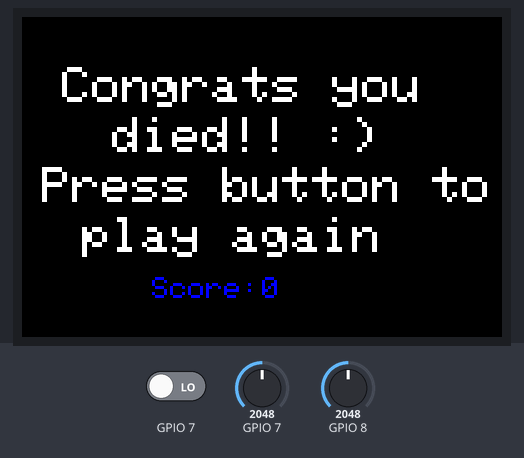
A sketch run on a simulated ESP32-S3. On the bench: 480×320 colour display. The test bench sets the inputs (shaded band); at power-on: GPIO 7 LOW, GPIO 7 = 2048, GPIO 8 = 2048. Random numbers use the default seed unless the sketch sets one.

Above: at 10.4 s.
10.5 s: GPIO 7 driven HIGH
At 10.72 s:
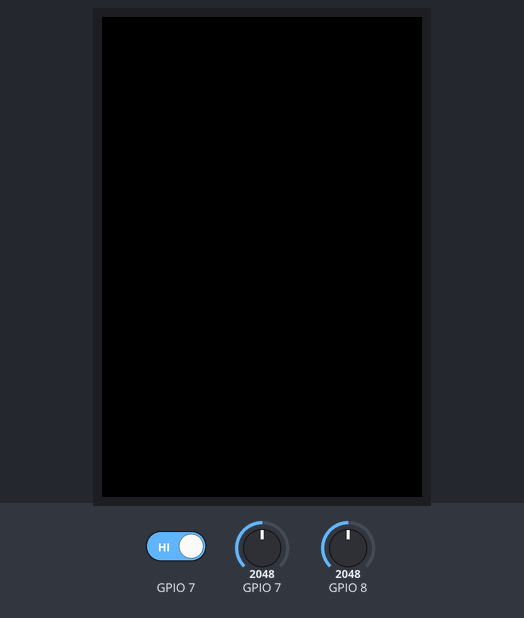
12.0 s: GPIO 7 set to 975
At 13.95 s:
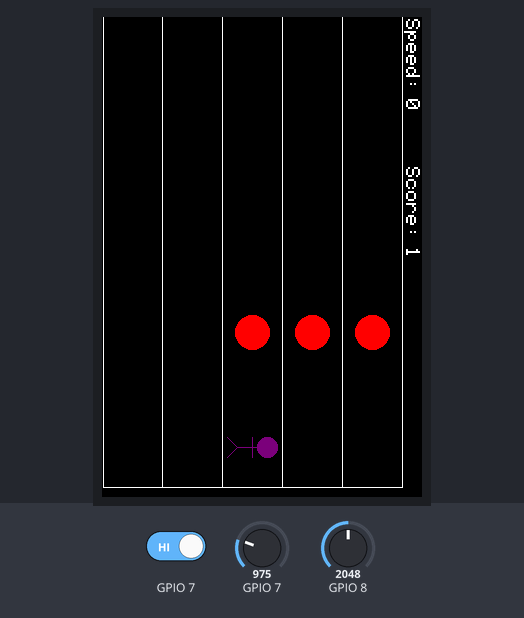
14.3 s: GPIO 7 set to 1055
At 14.74 s:
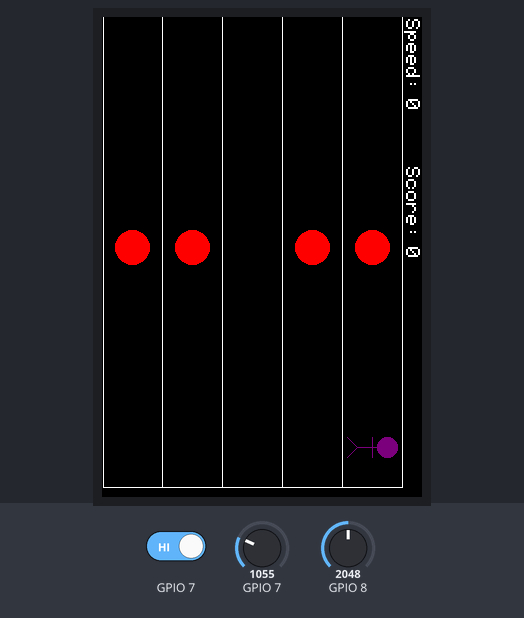
17.3 s: GPIO 7 set to 491
At 19.5 s:
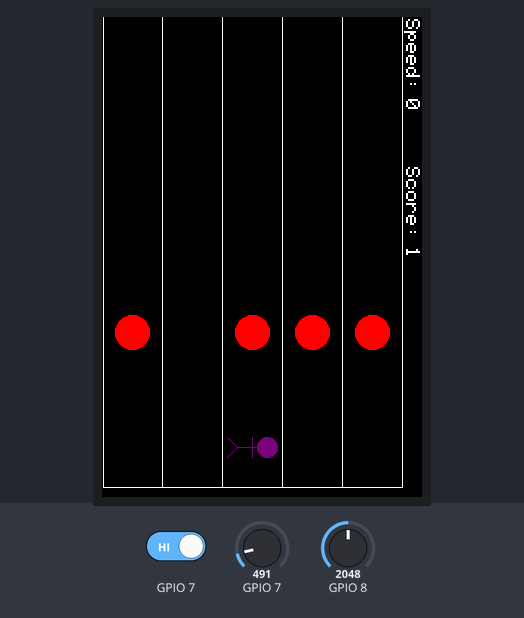
20.3 s: GPIO 7 set to 1228
At 21.48 s:
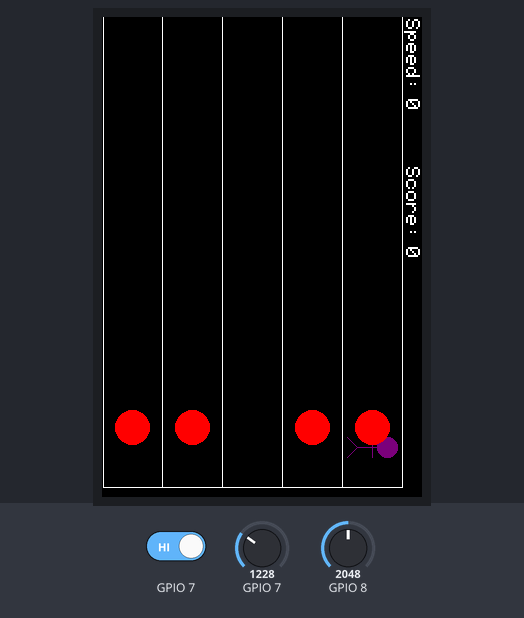
23.3 s: GPIO 7 driven LOW
At 23.9 s:
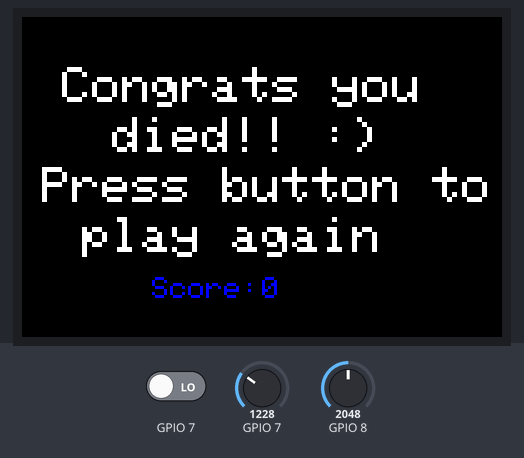
Timing chart, 0 to 25.9 s (numbered marks = the images above; inputs shaded):
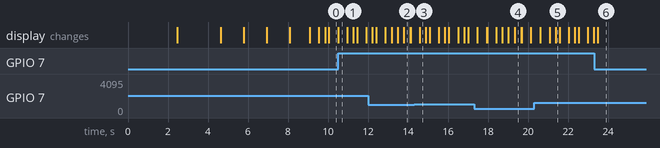

The sketch:

console_code.ino
```cpp
#include <TFT_eSPI.h>
#include <SPI.h>


TFT_eSPI tft = TFT_eSPI();

int playerWidth = 10;

int playerX = 165;
int playerY = 430;
uint16_t playerColor = TFT_PURPLE;

int obstacleWidth = 17;

uint16_t obstacleColor = TFT_RED;

int obstacleX = 30;
int obstacleY = 50;

int obstacle2X = 270;
int obstacle2Y = 50;

int obstacle3X = 90;
int obstacle3Y = 50;

int obstacle4X = 210;
int obstacle4Y = 50;

int button;
int joystickX = 0;
int joystickY = 0;
int game_speed = 0;

int score;
int position = 0;
int move = 15;
bool gameover = false;
#define WHITE 0xFFFF
#define BLACK 0x0000
void setup() {
  tft.begin();

  tft.fillScreen(BLACK);
  beginning_screen();
  tft.fillScreen(BLACK);
  pinMode(7,INPUT);

}

void loop() {
  tft.setRotation(0);

  // Read joystick input
  pinMode(7, INPUT);
  joystickX = analogRead(A6);
  joystickY = analogRead(A7);


  // Move player based on joystick input
  if (!gameover){
    gamescreen();
    if (joystickX < 7) {
      tft.fillCircle(playerX, playerY, playerWidth, TFT_BLACK);
      tft.drawLine(playerX, playerY, (playerX-30), 430, TFT_BLACK);
      tft.drawLine((playerX-30), 430, (playerX - 40), (playerY - 10), TFT_BLACK);
      tft.drawLine((playerX-30), 430, (playerX - 40), (playerY + 10), TFT_BLACK);
      tft.drawLine((playerX-15), (playerY - 10), (playerX - 15), (playerY + 10), TFT_BLACK);
      playerX -= 60;
    }
    else if (joystickX > 1015) {
      tft.fillCircle(playerX, playerY, playerWidth, TFT_BLACK);
      tft.drawLine(playerX, playerY, (playerX-30), 430, TFT_BLACK);
      tft.drawLine((playerX-30), 430, (playerX - 40), (playerY - 10), TFT_BLACK);
      tft.drawLine((playerX-30), 430, (playerX - 40), (playerY + 10), TFT_BLACK);
      tft.drawLine((playerX-15), (playerY - 10), (playerX - 15), (playerY + 10), TFT_BLACK);
      playerX += 60;
    }
    // Make sure player doesn't go off the screen
    if (playerX < 45) {
      playerX = 45;
    }
    if (playerX > 285) {
      playerX = 285;
    }

    drawPlayer();

    tft.fillCircle(obstacleX, obstacleY, obstacleWidth, TFT_BLACK);
    obstacleY += move;
    if (obstacleY > 480) {

    position = random(0,5);
    if (position == 0){
      obstacleX = 30;
    }
    else if (position == 1){
      obstacleX = 90;
    }
    else if (position == 2){
      obstacleX = 150;
    }
    else if (position == 3){
      obstacleX = 210;
    }
    else{
      obstacleX = 270;
    }

    obstacleY = 0;
    score++;
    displayScore();
    displaySpeed();
    tft.setRotation(0);
    }
    if (checkCollision()) {
      gameover = true;
      playagain();
    }

  // Move obstacle and check if it collided with player
    tft.fillCircle(obstacleX, obstacleY, obstacleWidth, obstacleColor);

    tft.fillCircle(obstacle2X, obstacle2Y, obstacleWidth, TFT_BLACK);
    obstacle2Y += move;
    if (obstacle2Y > 480) {

    position = random(5,10);
    if (position == 5){
      obstacle2X = 30;
    }
    else if (position == 6){
      obstacle2X = 90;
    }
    else if (position == 7){
      obstacle2X = 150;
    }
    else if (position == 8){
      obstacle2X = 210;
    }
    else{
      obstacle2X = 270;
    }
    displayScore();

    tft.setRotation(0);
    obstacle2Y = 0;
  }
    if (checkCollision2()) {
      gameover = true;
      playagain(); // Game over
    //while (true); // Wait forever
  }

    tft.fillCircle(obstacle2X, obstacle2Y, obstacleWidth, obstacleColor);

    tft.fillCircle(obstacle3X, obstacle3Y, obstacleWidth, TFT_BLACK);
    obstacle3Y += move;
    if (obstacle3Y > 480) {

    position = random(10,15);
    if (position == 10){
      obstacle3X = 30;
    }
    else if (position == 11){
      obstacle3X = 90;
    }
    else if (position == 12){
      obstacle3X = 150;
    }
    else if (position == 13){
      obstacle3X = 210;
    }
    else{
      obstacle3X = 270;
    }
    displayScore();

    tft.setRotation(0);
    obstacle3Y = 0;
  }
    if (checkCollision3()) {
      gameover = true;
      playagain(); // Game over
    //while (true); // Wait forever
  }

    tft.fillCircle(obstacle3X, obstacle3Y, obstacleWidth, obstacleColor);
    tft.fillCircle(obstacle4X, obstacle4Y, obstacleWidth, TFT_BLACK);
    obstacle4Y += move;
    if (obstacle4Y > 480) {

    position = random(15,20);
    if (position == 15){
      obstacle4X = 30;
    }
    else if (position == 16){
      obstacle4X = 90;
    }
    else if (position == 17){
      obstacle4X = 150;
    }
    else if (position == 18){
      obstacle4X = 210;
    }
    else{
      obstacle4X = 270;
    }
    displayScore();

    tft.setRotation(0);

    obstacle4Y = 0;
  }
    if (checkCollision4()) {
      gameover = true;
      playagain(); // Game over
    //while (true); // Wait forever
  }

    tft.fillCircle(obstacle4X, obstacle4Y, obstacleWidth, obstacleColor);

    speed();


  }
   // Game over
  else{
    checkplayagain();
  }
    //while (true); // Wait forever


  delay(10);
}


void drawPlayer() {
  //tft.fillCircle(playerX, playerY, playerWidth, TFT_BLACK);
  tft.fillCircle(playerX, playerY, playerWidth, playerColor);
  tft.drawLine(playerX, playerY, (playerX-30), 430, playerColor);
  tft.drawLine((playerX-30), 430, (playerX - 40), (playerY - 10), playerColor);
  tft.drawLine((playerX-30), 430, (playerX - 40), (playerY + 10), playerColor);
  tft.drawLine((playerX-15), (playerY - 10), (playerX - 15), (playerY + 10), playerColor);
}

bool checkCollision() {
  int playerCenterX = playerX + playerWidth/2;
  int playerCenterY = playerY + playerWidth/2;
  int obstacleCenterX = obstacleX +  obstacleWidth/2;
  int obstacleCenterY = obstacleY +  obstacleWidth/2;
  int distance = sqrt(pow(obstacleCenterX - playerCenterX, 2) + pow(obstacleCenterY - playerCenterY, 2));
  if (distance <= (obstacleWidth/2 + playerWidth/2)) {
    return true;
  } else {
    return false;
  }
}

bool checkCollision2() {
  int playerCenterX = playerX + playerWidth/2;
  int playerCenterY = playerY + playerWidth/2;
  int obstacleCenterX = obstacle2X +  obstacleWidth/2;
  int obstacleCenterY = obstacle2Y +  obstacleWidth/2;
  int distance = sqrt(pow(obstacleCenterX - playerCenterX, 2) + pow(obstacleCenterY - playerCenterY, 2));
  if (distance <= (obstacleWidth/2 + playerWidth/2)) {
    return true;
  } else {
    return false;
  }
}
bool checkCollision3() {
  int playerCenterX = playerX + playerWidth/2;
  int playerCenterY = playerY + playerWidth/2;
  int obstacleCenterX = obstacle3X +  obstacleWidth/2;
  int obstacleCenterY = obstacle3Y +  obstacleWidth/2;
  int distance = sqrt(pow(obstacleCenterX - playerCenterX, 2) + pow(obstacleCenterY - playerCenterY, 2));
  if (distance <= (obstacleWidth/2 + playerWidth/2)) {
    return true;
  } else {
    return false;
  }
}
bool checkCollision4() {
  int playerCenterX = playerX + playerWidth/2;
  int playerCenterY = playerY + playerWidth/2;
  int obstacleCenterX = obstacle4X +  obstacleWidth/2;
  int obstacleCenterY = obstacle4Y +  obstacleWidth/2;
  int distance = sqrt(pow(obstacleCenterX - playerCenterX, 2) + pow(obstacleCenterY - playerCenterY, 2));
  if (distance <= (obstacleWidth/2 + playerWidth/2)) {
    return true;
  } else {
    return false;
  }
}

void gamescreen(){

  //Draw the Border for Screen

  tft.drawLine(1, 0, 1, 470, WHITE);

  tft.drawLine(300, 0, 300, 470, WHITE);

  tft.drawLine(1, 470, 300, 470, WHITE);

  tft.drawLine(60, 0, 60, 470, WHITE);

  tft.drawLine(120, 0, 120, 470, WHITE);
  tft.drawLine(180, 0, 180, 470, WHITE);
  tft.drawLine(240, 0, 240, 470, WHITE);

  //Enter Default Texts
  tft.setRotation(1);
  tft.setTextSize(2);

  tft.setTextColor(WHITE);

  tft.setCursor(2,2);

  tft.println("Speed:");

  tft.setCursor(82,2);

  tft.println(game_speed);

  tft.setCursor(150,2);

  tft.println("Score:");

  tft.setCursor(230,2);

  tft.println(score);
  tft.setRotation(0);
}
void beginning_screen(){
  tft.setRotation(1);
  tft.setTextSize(6);

  tft.setTextColor(WHITE);

  tft.setCursor(160,100);

  tft.println("BEKM");
  tft.setCursor(100,200);

  tft.println("PRESENTS");
  delay(2000);
  tft.fillScreen(BLACK);
  tft.setTextSize(50);

  tft.setTextColor(TFT_RED);
  tft.setCursor(140,150);

  tft.println("DODGE");

  delay(2000);
  tft.fillScreen(BLACK);
  tft.setTextSize(6);

  tft.setTextColor(WHITE);
  tft.setCursor(50,80);

  tft.println("Game starts");
  tft.setCursor(160,140);

  tft.println("in");
  delay(1000);
  tft.fillScreen(BLACK);
  tft.setTextSize(20);

  tft.setTextColor(WHITE);
  tft.setCursor(240,140);

  tft.println("3");
  delay(1000);
  tft.fillScreen(BLACK);
  tft.setTextSize(20);

  tft.setTextColor(WHITE);
  tft.setCursor(240,140);

  tft.println("2");
  delay(1000);
  tft.fillScreen(BLACK);
  tft.setTextSize(20);

  tft.setTextColor(WHITE);
  tft.setCursor(240,140);

  tft.println("1");
  delay(1000);
  }
void displayScore() {
  tft.setRotation(1);
  tft.fillRect(230, 2, 50, 20, TFT_BLACK); // Clear previous score
  tft.setTextSize(2);
  tft.setTextColor(WHITE);
  tft.setCursor(230,2);
  tft.println(score);
}

void speed(){
  if (score < 5){
    move = 15;
  }
  else if (score>4 && score <10){
    move = 20;

  }
  else if (score>9 && score <15) {
    move = 25;

  }
  else if (score > 14 && score < 20){
    move = 30;

  }
  else if (score > 19 && score < 25){
    move = 30;
  }
  else if (score > 24 && score < 30){
    move = 35;
  }
  else if (score > 29 && score < 35){
    move = 40;
  }
  else if (score > 34 && score < 40){
    move = 50;
  }
  else if (score > 39 && score < 50){
    move = 60;
  }
  else if (score > 49){
    move = 70;
  }

}
void displaySpeed() {
  if (score % 5 == 0 && score != 0){
    game_speed++;

  }

  tft.fillRect(82, 2, 50, 20, TFT_BLACK); // Clear previous score
  tft.setTextSize(2);
  tft.setTextColor(WHITE);
  tft.setCursor(82,2);

  tft.println(game_speed);
}

void playagain(){
  tft.fillScreen(BLACK);
  tft.setRotation(1);
  tft.setTextSize(5);
  tft.setTextColor(WHITE);
  tft.setCursor(40,50);
  tft.println("Congrats you");
  tft.setCursor(90,100);
  tft.println("died!! :)");
  tft.setCursor(20,150);
  tft.setTextColor(WHITE);
  tft.println("Press button to");
  tft.setCursor(60,200);
  tft.println("play again");
  tft.setTextSize(3);
  tft.setTextColor(TFT_BLUE);
  tft.setCursor(130,260);
  tft.println("Score:");
  tft.setCursor(240,260);
  tft.println(score);


}

void checkplayagain(){
  if (digitalRead(7) == 1){
    tft.fillScreen(BLACK);
    obstacleX = 30;
    obstacleY = 50;
    obstacle2X = 270;
    obstacle2Y = 50;
    obstacle3X = 90;
    obstacle3Y = 50;
    obstacle4X = 210;
    obstacle4Y = 50;
    playerX = 165;
    playerY = 430;
    score = 0;
    game_speed = 0;
    gameover = false;

    //tft.fillScreen(BLACK);
  }
}
```

Measured:
- after the input at 10.5 s, the display: changes at once (image 1)
- what the display in image 1 shows lasts 0.5 s, from 10.5 s to 11.0 s
